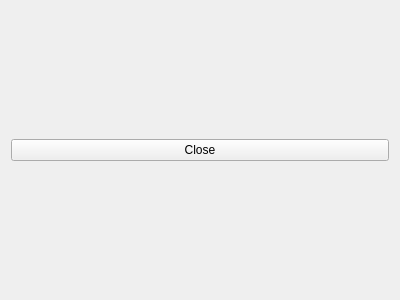
<?xml version="1.0" encoding="UTF-8"?>
<ui version="4.0">
 <class>dd::forms::FormInspect</class>
 <widget class="QWidget" name="dd::forms::FormInspect">
  <property name="geometry">
   <rect>
    <x>0</x>
    <y>0</y>
    <width>400</width>
    <height>300</height>
   </rect>
  </property>
  <property name="windowTitle">
   <string>Data Inspect</string>
  </property>
  <layout class="QVBoxLayout" name="verticalLayout_2">
   <item>
    <layout class="QVBoxLayout" name="mainLayout"/>
   </item>
   <item>
    <layout class="QHBoxLayout" name="buttonLayoutPanel">
     <item>
      <widget class="QPushButton" name="closeButton">
       <property name="text">
        <string>Close</string>
       </property>
      </widget>
     </item>
    </layout>
   </item>
  </layout>
 </widget>
 <resources/>
 <connections/>
</ui>
